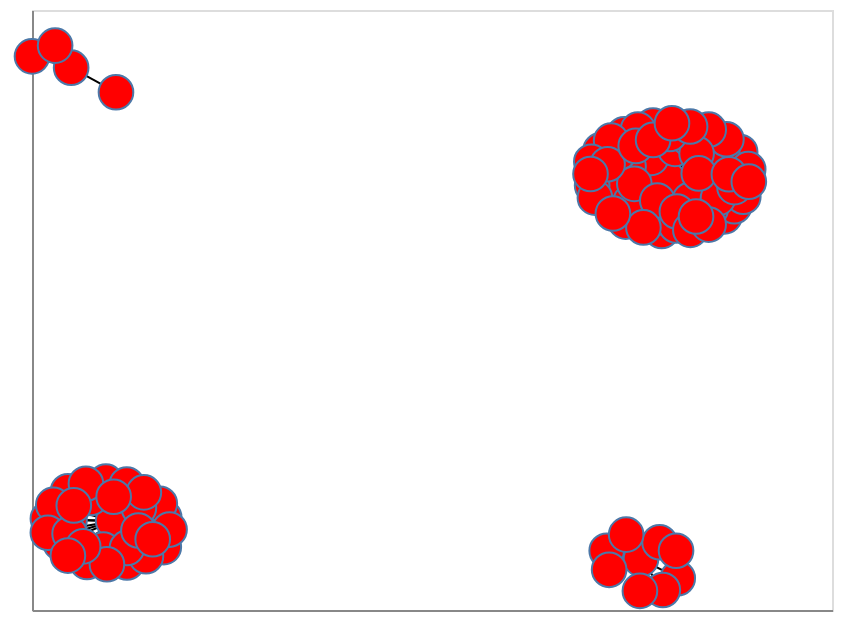

Notebook code cell kept with this figure:
### Markdown cell above
# Using altair
https://github.com/Zsailer/nx_altair

### Code cell
pos = nx.spring_layout(nxgraph)
nxa.draw_networkx(nxgraph, pos)

### Figure 1 — Vega-Lite specification as saved in the notebook (floating-point values rounded to 4 significant figures; data arrays with more than 128 entries replaced by an {"elided": "..."} marker saying what was removed)
{"config": {"view": {"continuousWidth": 400, "continuousHeight": 300}}, "layer": [{"data": {"name": "data-f366c3615ec7a516f78461a8bcacc58b"}, "mark": {"type": "line", "color": "black", "opacity": 1, "strokeWidth": 1}, "encoding": {"detail": {"field": "edge", "type": "quantitative"}, "x": {"axis": {"grid": false, "labels": false, "ticks": false, "title": ""}, "field": "x", "type": "quantitative"}, "y": {"axis": {"grid": false, "labels": false, "ticks": false, "title": ""}, "field": "y", "type": "quantitative"}}}, {"data": {"name": "data-54746d80301b4b5c4f430c5f86def881"}, "mark": {"type": "point", "fill": "red", "opacity": 1, "size": 300, "strokeWidth": 1.0}, "encoding": {"x": {"axis": {"grid": false, "labels": false, "ticks": false}, "field": "x", "type": "quantitative"}, "y": {"axis": {"grid": false, "labels": false, "ticks": false}, "field": "y", "type": "quantitative"}}}], "$schema": "https://vega.github.io/schema/vega-lite/v4.17.0.json", "datasets": {"data-f366c3615ec7a516f78461a8bcacc58b": {"elided": "194 records"}, "data-54746d80301b4b5c4f430c5f86def881": [{"y": 0.726, "x": -0.811}, {"y": 0.8077, "x": -0.9119}, {"y": 0.8455, "x": -1.0}, {"y": 0.8814, "x": -0.948}, {"y": -0.5721, "x": -0.8337}, {"y": -0.7032, "x": -0.8174}, {"y": 0.3122, "x": 0.5583}, {"y": 0.4381, "x": 0.4296}, {"y": 0.3552, "x": 0.2987}, {"y": 0.3457, "x": 0.58}, {"y": -0.778, "x": -0.9352}, {"y": -0.696, "x": -0.9643}, {"y": -0.5817, "x": -0.7868}, {"y": 0.615, "x": 0.3973}, {"y": 0.5859, "x": 0.3324}, {"y": 0.2634, "x": 0.4166}, {"y": 0.5072, "x": 0.3931}, {"y": 0.4413, "x": 0.3009}, {"y": 0.4918, "x": 0.5826}, {"y": 0.5268, "x": 0.5934}, {"y": 0.5635, "x": 0.521}, {"y": 0.537, "x": 0.4468}, {"y": 0.3971, "x": 0.3067}, {"y": -0.6907, "x": -0.7027}, {"y": 0.3086, "x": 0.4072}, {"y": 0.5333, "x": 0.5535}, {"y": 0.416, "x": 0.5327}, {"y": 0.2945, "x": 0.3358}, {"y": 0.6012, "x": 0.3634}, {"y": -0.8025, "x": 0.2931}, {"y": -0.8305, "x": 0.3702}, {"y": 0.3777, "x": 0.6004}, {"y": 0.4786, "x": 0.3422}, {"y": -0.646, "x": -0.7124}, {"y": -0.7904, "x": -0.7035}, {"y": -0.7742, "x": 0.4121}, {"y": -0.6264, "x": -0.868}, {"y": -0.7319, "x": -0.6905}, {"y": 0.5715, "x": 0.4778}, {"y": -0.894, "x": 0.4529}, {"y": -0.8025, "x": 0.4491}, {"y": 0.2819, "x": 0.4493}, {"y": -0.8418, "x": -0.7864}, {"y": 0.3372, "x": 0.5274}, {"y": 0.5258, "x": 0.3222}, {"y": 0.494, "x": 0.5367}, {"y": 0.3197, "x": 0.3633}, {"y": 0.4148, "x": 0.2603}, {"y": 0.3613, "x": 0.3469}, {"y": 0.4205, "x": 0.3552}, {"y": 0.365, "x": 0.4069}, {"y": 0.5319, "x": 0.279}, {"y": 0.5693, "x": 0.5624}, {"y": 0.4694, "x": 0.6114}, {"y": 0.5645, "x": 0.3031}, {"y": 0.3677, "x": 0.4804}, {"y": 0.3728, "x": 0.5436}, {"y": 0.3284, "x": 0.451}, {"y": 0.494, "x": 0.2585}, {"y": 0.2752, "x": 0.3757}, {"y": 0.4857, "x": 0.295}, {"y": 0.6011, "x": 0.5226}, {"y": 0.5214, "x": 0.4954}, {"y": 0.5865, "x": 0.435}, {"y": 0.4095, "x": 0.5807}, {"y": 0.4552, "x": 0.5002}, {"y": 0.4524, "x": 0.568}, {"y": 0.3745, "x": 0.2666}, {"y": 0.267, "x": 0.4813}, {"y": 0.2846, "x": 0.5225}, {"y": -0.7004, "x": -0.9156}, {"y": -0.6041, "x": -0.9191}, {"y": -0.579, "x": -0.8787}, {"y": -0.6497, "x": -0.9522}, {"y": -0.8398, "x": -0.8763}, {"y": -0.8208, "x": -0.7436}, {"y": -0.6603, "x": -0.7595}, {"y": -0.7988, "x": -0.8396}, {"y": -0.7931, "x": -0.7863}, {"y": -0.7424, "x": -0.9643}, {"y": -0.6081, "x": -0.7484}, {"y": -0.8476, "x": -0.8314}, {"y": -0.6224, "x": -0.8163}, {"y": -0.7349, "x": -0.7606}, {"y": 0.3215, "x": 0.307}, {"y": 0.5469, "x": 0.3584}, {"y": -0.9333, "x": 0.4193}, {"y": 0.3118, "x": 0.4941}, {"y": -0.7457, "x": -0.9154}, {"y": -0.8661, "x": 0.2985}, {"y": 0.6115, "x": 0.4807}, {"y": -0.7486, "x": 0.3369}, {"y": 0.4277, "x": 0.6128}, {"y": 0.4532, "x": 0.2566}, {"y": -0.6514, "x": -0.906}, {"y": -0.7879, "x": -0.8849}, {"y": 0.5669, "x": 0.3975}, {"y": 0.6226, "x": 0.4399}, {"y": -0.9364, "x": 0.3678}, {"y": -0.8188, "x": -0.9193}, {"y": -0.7641, "x": -0.7284}]}}
